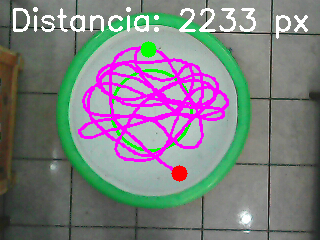
#> input picture trajectory_Escopolamina 1.png, 320 x 240 px
$ python -i tracker.py   (imports and definitions only)
#> lines starting #> are read from the running program, lines starting #| are printed output that depends on the picture; after the words box and inside, x2 and y2 are one past the last pixel; in counts of white or black regions, pixels touching at a corner belong together
import cv2
import numpy as np

# Ventana de frames al inicio de la grabación en que se monitorea la
# estabilidad de CSRT. Si hay más de _CSRT_MAX_REINITS re-inicializaciones
# en ese período, CSRT se desactiva para ese video.
_CSRT_CHECK_WINDOW = 80
_CSRT_MAX_REINITS  = 6


class MouseTracker:
	"""Detector híbrido MOG2 + CSRT para localizar la posición del ratón.

	Combina dos estrategias complementarias:

	- **MOG2** (fondo): detecta el ratón como el blob de primer plano más
	  grande dentro del área válida. Robusto para re-adquirir al ratón desde
	  cero, pero sensible a cambios bruscos de iluminación.
	- **CSRT** (objeto): tracker discriminativo que sigue al ratón frame a
	  frame usando características visuales. No depende del modelo de fondo,
	  por lo que es robusto a flashes de luz, pero puede derivar si el ratón
	  se queda quieto mucho tiempo.

	Lógica de combinación por frame:
	  1. MOG2 intenta detectar un blob válido (área, máscara, filtro de salto).
	  2. CSRT actualiza su posición.
	  3. Si MOG2 detecta → posición MOG2 es la definitiva. Si además CSRT
	     ha derivado más de ``csrt_reinit_dist`` píxeles, se re-inicializa.
	  4. Si MOG2 falla pero CSRT sigue → posición CSRT como fallback.
	  5. Si ambos fallan → interpola repitiendo la última posición conocida
	     hasta ``max_missing_frames``; después devuelve None.

	CSRT se inicializa en la primera detección válida de MOG2 (puede ocurrir
	durante el warmup) y usa el frame gris sin blur para preservar texturas.

	Attributes:
		bg (cv2.BackgroundSubtractorMOG2): Sustractor de fondo MOG2.
		kernel (np.ndarray): Kernel elíptico para open y dilate.
		_close_kernel (np.ndarray): Kernel fijo 5×5 para el close inicial.
		min_area (int): Área mínima en píxeles para contornos válidos.
		blur_size (int): Tamaño del GaussianBlur para MOG2. 0 = sin blur.
		max_jump (int): Distancia máxima entre detecciones consecutivas
			durante la grabación.
		max_missing_frames (int): Frames sin detección antes de devolver None.
		recording_lr (float): Learning rate del MOG2 durante la grabación.
		use_csrt (bool): Si False desactiva CSRT completamente (solo MOG2).
		csrt_reinit_dist (int): Distancia en píxeles entre MOG2 y CSRT a
			partir de la cual se re-inicializa CSRT.
		trajectory (list[tuple[int,int]]): Posiciones (x, y) grabadas.
		recording (bool): True si la grabación está activa.
		valid_mask (np.ndarray | None): Máscara binaria del laberinto.
		confirm_dist (int): Umbral de distancia (px) para clasificar un
			movimiento como "grande" y someterlo al filtro de confirmación.
			Se aplica tanto a posiciones de la trayectoria como a la decisión
			de re-inicializar CSRT desde MOG2.
		min_confirm_frames (int): Frames consecutivos requeridos para aceptar
			un movimiento grande o una re-inicialización de CSRT. Con el
			valor por defecto (2), un falso positivo de 1 frame queda
			silenciado sin introducir retardo perceptible en el tracking real.
	"""

	def __init__(
		self,
		min_area: int = 400,
		kernel_size: int = 5,
		blur_size: int = 0,
		max_jump: int = 100,
		max_missing_frames: int = 5,
		mog_history: int = 500,
		mog_threshold: int = 30,
		recording_lr: float = 0.002,
		use_csrt: bool = True,
		csrt_reinit_dist: int = 60,
		confirm_dist: int = 50,
		min_confirm_frames: int = 2,
	):
		"""Inicializa el tracker híbrido.

		Args:
			min_area: Área mínima en píxeles para considerar un contorno como
				el ratón. 400px² es suficientemente bajo para detectar ratones
				delgados; el filtro de confirmación y max_jump se encargan de
				rechazar el ruido pequeño que pueda pasar.
			kernel_size: Tamaño del elemento estructurante elíptico para open y dilate.
			blur_size: Tamaño del GaussianBlur aplicado antes de MOG2. 0 = sin blur.
				CSRT siempre recibe el frame sin blur.
			max_jump: Distancia máxima en píxeles entre detecciones consecutivas
				durante la grabación. Rechaza saltos que indican falso positivo.
			max_missing_frames: Frames sin detección antes de devolver None.
			mog_history: Frames que MOG2 usa para construir el modelo de fondo.
			mog_threshold: Umbral de varianza de MOG2 (varThreshold).
			recording_lr: Learning rate del MOG2 durante la grabación.
			use_csrt: Si True activa el fallback CSRT. Si False usa solo MOG2.
			csrt_reinit_dist: Distancia (px) entre MOG2 y CSRT que dispara
				una re-inicialización del tracker.
			confirm_dist: Movimientos más grandes que este valor (px) requieren
				confirmación en frames consecutivos antes de aceptarse.
			min_confirm_frames: Frames consecutivos requeridos para confirmar
				un movimiento grande o re-init de CSRT.
		"""
		self.bg = cv2.createBackgroundSubtractorMOG2(
			history=mog_history,
			varThreshold=mog_threshold,
			detectShadows=False,
		)
		self.kernel           = cv2.getStructuringElement(cv2.MORPH_ELLIPSE, (kernel_size, kernel_size))
		self._close_kernel    = cv2.getStructuringElement(cv2.MORPH_ELLIPSE, (5, 5))
		self.min_area         = min_area
		self.blur_size        = blur_size
		self.max_jump         = max_jump
		self.max_missing_frames = max_missing_frames
		self.recording_lr     = recording_lr
		self.use_csrt         = use_csrt
		self.csrt_reinit_dist = csrt_reinit_dist
		self.confirm_dist     = confirm_dist
		self.min_confirm_frames = min_confirm_frames

		self.trajectory: list                   = []
		self.recording: bool                    = False
		self._last_known_position: tuple | None = None
		self._missing_frames: int               = 0

		self.valid_mask: np.ndarray | None  = None
		self._border_mask: np.ndarray | None = None

		# CSRT solo activo durante grabación (no en warmup).
		self._csrt                   = None
		self._csrt_initialized: bool = False

		# Contadores para el auto-disable de CSRT (umbrales en constantes de módulo).
		self._csrt_reinit_count: int = 0
		self._csrt_check_frames: int = 0

		# Filtro de confirmación para posiciones de la trayectoria.
		self._candidate_pos: tuple | None = None
		self._candidate_frames: int       = 0

		# Filtro de confirmación para re-inicialización de CSRT.
		self._reinit_candidate_pos: tuple | None = None
		self._reinit_candidate_frames: int       = 0

	# ------------------------------------------------------------------
	# Configuración
	# ------------------------------------------------------------------

	# [14 lines left out: function set_valid_mask, not called in this run]

	def _get_active_mask(self, h: int, w: int) -> np.ndarray:
		"""Retorna la máscara activa para el frame actual.

		Si ``valid_mask`` está definida la usa directamente. Si no, construye
		una máscara con un margen de 20 px en cada borde para descartar
		artefactos de los bordes de la imagen.

		Args:
			h (int): Alto del frame en píxeles.
			w (int): Ancho del frame en píxeles.

		Returns:
			np.ndarray: Array uint8 con 255 en la zona válida.
		"""
		if self.valid_mask is not None:
			return self.valid_mask

		if self._border_mask is None or self._border_mask.shape != (h, w):
			m = 20
			self._border_mask = np.zeros((h, w), dtype=np.uint8)
			self._border_mask[m:h - m, m:w - m] = 255
		return self._border_mask

	# ------------------------------------------------------------------
	# Control de grabación
	# ------------------------------------------------------------------

	# [10 lines left out: function start_recording, not called in this run]

	# ------------------------------------------------------------------
	# Detección MOG2
	# ------------------------------------------------------------------

	def _mog2_detect(
		self,
		blur_frame: np.ndarray,
		active_mask: np.ndarray,
	) -> tuple:
		"""Ejecuta el pipeline MOG2 y devuelve el mejor candidato.

		Pipeline:
		  1. MOG2 con learning rate adaptado a la fase (warmup vs grabación).
		  2. Enmascara con ``active_mask`` para ignorar zonas fuera del laberinto.
		  3. Morfología: close 5×5 → open con kernel usuario → dilate ×2.
		  4. Entre los contornos válidos (área ≥ min_area, centroide en máscara)
		     elige el más cercano a ``_last_known_position``, o el más grande
		     si aún no hay posición de referencia.

		Args:
			blur_frame (np.ndarray): Frame en escala de grises, posiblemente
				con GaussianBlur aplicado.
			active_mask (np.ndarray): Máscara binaria de la zona válida.

		Returns:
			tuple: ``(pos, bbox, fgmask)`` donde:
			  - ``pos``: ``(cx, cy)`` del mejor contorno, o None.
			  - ``bbox``: ``(x, y, w, h)`` bounding rect del contorno, o None.
			  - ``fgmask``: máscara binaria procesada del frame.
		"""
		lr = self.recording_lr if self.recording else -1
		fgmask = self.bg.apply(blur_frame, learningRate=lr)

		fgmask = cv2.bitwise_and(fgmask, active_mask)
		fgmask = cv2.morphologyEx(fgmask, cv2.MORPH_CLOSE, self._close_kernel)
		fgmask = cv2.morphologyEx(fgmask, cv2.MORPH_OPEN,  self.kernel)
		fgmask = cv2.dilate(fgmask, self.kernel, iterations=2)

		cnts = cv2.findContours(fgmask, cv2.RETR_EXTERNAL, cv2.CHAIN_APPROX_SIMPLE)[0]
		if not cnts:
			return None, None, fgmask

		# Filtrar candidatos por área y por centroide dentro de la máscara
		candidates = []
		for c in cnts:
			if cv2.contourArea(c) < self.min_area:
				continue
			M = cv2.moments(c)
			if M["m00"] == 0:
				continue
			cx = int(M["m10"] / M["m00"])
			cy = int(M["m01"] / M["m00"])
			if active_mask[cy, cx] == 0:
				continue
			candidates.append((cx, cy, cv2.contourArea(c), c))

		if not candidates:
			return None, None, fgmask

		# Selección: más cercano a _last_known_position, o más grande
		if self._last_known_position is not None:
			lx, ly = self._last_known_position
			best = min(candidates, key=lambda c: (c[0] - lx) ** 2 + (c[1] - ly) ** 2)
		else:
			best = max(candidates, key=lambda c: c[2])

		cx, cy, _, cnt = best
		x, y, w, h = cv2.boundingRect(cnt)
		return (cx, cy), (x, y, w, h), fgmask

	# ------------------------------------------------------------------
	# CSRT
	# ------------------------------------------------------------------

	# [118 lines left out: functions _init_csrt, _update_csrt, _apply_confirmation, not called in this run]

	# ------------------------------------------------------------------
	# Loop principal
	# ------------------------------------------------------------------

	def locate(self, gray_frame: np.ndarray) -> tuple:
		"""Localiza la posición del ratón en un frame en escala de grises.

		Ejecuta el pipeline híbrido MOG2 + CSRT descrito en la clase.

		Args:
			gray_frame (np.ndarray): Frame en escala de grises.

		Returns:
			tuple[tuple[int,int] | None, np.ndarray]: Par ``(pos, fgmask)``
			donde ``pos`` es ``(x, y)`` o None, y ``fgmask`` es la máscara
			binaria de MOG2 procesada (útil para visualización).
		"""
		h, w = gray_frame.shape[:2]
		active_mask = self._get_active_mask(h, w)

		# Frame para MOG2 (con blur opcional) y para CSRT (sin blur siempre)
		blur_frame = (
			cv2.GaussianBlur(gray_frame, (self.blur_size, self.blur_size), 0)
			if self.blur_size > 0
			else gray_frame
		)

		# 1. Detección MOG2
		mog2_pos, mog2_bbox, fgmask = self._mog2_detect(blur_frame, active_mask)

		# 2. Actualización CSRT — solo durante grabación.
		#    Incrementar contador para la ventana de estabilidad.
		if self.recording:
			self._csrt_check_frames += 1

		csrt_pos = (
			self._update_csrt(gray_frame)
			if (self.use_csrt and self.recording)
			else None
		)

		# 3. Posición final: CSRT primario (suave), MOG2 para corrección.
		#
		# Prioridad de decisión:
		#   a) Ambos disponibles y de acuerdo  → CSRT (tracking continuo, sin jitter).
		#   b) Ambos disponibles y divergen    → aplicar confirmación antes de re-init
		#                                        CSRT: si MOG2 lleva N frames apuntando
		#                                        al mismo sitio se acepta; si no, se
		#                                        mantiene CSRT para evitar artefactos.
		#   c) Solo CSRT                        → CSRT (MOG2 perdido por ruido).
		#   d) Solo MOG2                        → MOG2 e inicializa CSRT (solo si graba).
		#   e) Ninguno                          → interpolar.
		#
		# La confirmación antes del re-init previene el artefacto de "teleportación":
		# un falso positivo puntual de MOG2 no re-inicializa CSRT en esa posición
		# ni crea una línea diagonal en la trayectoria.
		final_pos = None

		if csrt_pos is not None and mog2_pos is not None:
			drift = np.hypot(
				mog2_pos[0] - csrt_pos[0],
				mog2_pos[1] - csrt_pos[1],
			)
			if drift > self.csrt_reinit_dist:
				# Divergencia grande: ¿re-adquisición real o falso positivo de MOG2?
				# Bufferear la posición de MOG2 y solo aceptarla cuando se confirme
				# en min_confirm_frames frames consecutivos.
				if (
					self._reinit_candidate_pos is not None
					and np.hypot(
						mog2_pos[0] - self._reinit_candidate_pos[0],
						mog2_pos[1] - self._reinit_candidate_pos[1],
					) < self.confirm_dist
				):
					self._reinit_candidate_frames += 1
					self._reinit_candidate_pos = mog2_pos  # actualizar al centroide más reciente
				else:
					# Nuevo candidato (o el candidato anterior cambió de lugar)
					self._reinit_candidate_pos    = mog2_pos
					self._reinit_candidate_frames = 1

				if self._reinit_candidate_frames >= self.min_confirm_frames:
					# Confirmado: re-inicializar CSRT y confiar en MOG2
					if mog2_bbox is not None:
						self._init_csrt(gray_frame, mog2_bbox)
					self._reinit_candidate_pos    = None
					self._reinit_candidate_frames = 0
					final_pos = mog2_pos
				else:
					# Aún no confirmado: mantener CSRT para evitar la línea diagonal
					final_pos = csrt_pos
			else:
				# Acuerdo entre CSRT y MOG2: CSRT es más suave, usarlo
				self._reinit_candidate_pos    = None
				self._reinit_candidate_frames = 0
				final_pos = csrt_pos

		elif csrt_pos is not None:
			# MOG2 falló (ruido de fondo); CSRT sigue al ratón sin problema
			self._reinit_candidate_pos    = None
			self._reinit_candidate_frames = 0
			final_pos = csrt_pos

		elif mog2_pos is not None:
			# CSRT no está listo o se perdió; usar MOG2 e inicializar CSRT.
			# CSRT solo se inicializa durante la grabación (no en el warmup).
			final_pos = mog2_pos
			if self.use_csrt and mog2_bbox is not None and not self._csrt_initialized and self.recording:
				self._init_csrt(gray_frame, mog2_bbox)

		if final_pos is None:
			return self._interpolate(fgmask)

		# 5. Filtro de salto — solo durante grabación, basado en trayectoria.
		#    Rechaza teleportaciones grandes (>max_jump) que indican falso positivo
		#    lejano o bug del CSRT. El filtro de confirmación (paso 6) cubre los
		#    falsos positivos cercanos que este filtro no alcanza.
		if self.recording and self.trajectory:
			last = self.trajectory[-1]
			if np.hypot(final_pos[0] - last[0], final_pos[1] - last[1]) > self.max_jump:
				return self._interpolate(fgmask)

		# 6. Actualizar estado
		if self.recording:
			# Filtro de confirmación: movimientos grandes se bufferean hasta
			# que se confirmen en min_confirm_frames frames consecutivos.
			# Movimientos pequeños (<confirm_dist) se aceptan de inmediato.
			confirmed = self._apply_confirmation(final_pos)
			if confirmed is None:
				# Posición aún pendiente de confirmación: repetir última conocida
				# para no introducir un punto falso en la trayectoria.
				return self._interpolate(fgmask)
			self.trajectory.append(confirmed)
			self._last_known_position = confirmed
			self._missing_frames = 0
			return confirmed, fgmask

		# Durante warmup: actualizar ancla para que MOG2 seleccione por
		# proximidad desde el primer frame grabado, pero sin tocar la trayectoria.
		self._last_known_position = final_pos
		return None, fgmask

	# ------------------------------------------------------------------
	# Interpolación
	# ------------------------------------------------------------------

	# [40 lines left out: functions _interpolate, get_total_distance, not called in this run]

>>> import cv2
>>> picture = cv2.imread('../trajectory_Escopolamina 1.png', cv2.IMREAD_GRAYSCALE)
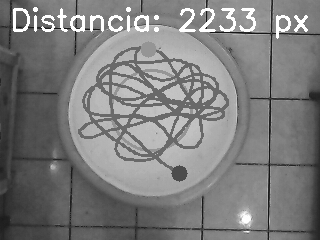
#> picture: shape (240, 320); min 18, max 255, mean 125.4
>>> result = MouseTracker().locate(picture)
#> in _mog2_detect, `fgmask = self.bg.apply(blur_frame, learningRate=lr)`: fgmask: shape (240, 320); every value is 255
#> in _mog2_detect, `fgmask = cv2.bitwise_and(fgmask, active_mask)`:
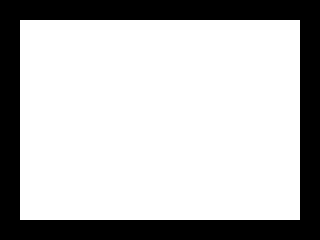
#> fgmask: shape (240, 320); 72.9% white; 1 black region, box (x1, y1, x2, y2) and area: (0, 0, 320, 240) 20800
#> in _mog2_detect, `fgmask = cv2.morphologyEx(fgmask, cv2.MORPH_OPEN,  self.kernel)`: fgmask: shape (240, 320); 72.9% white; 1 black region, box (x1, y1, x2, y2) and area: (0, 0, 320, 240) 20808
#> in _mog2_detect, `fgmask = cv2.dilate(fgmask, self.kernel, iterations=2)`:
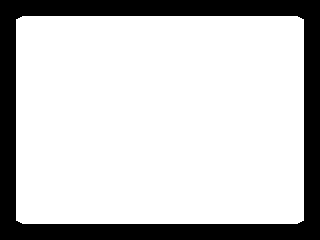
#> fgmask: shape (240, 320); 77.9% white; 1 black region
#> in _mog2_detect, `cnts = cv2.findContours(fgmask, cv2.RETR_EXTERNAL, cv2.CHAIN_APPROX_SI..`: cnts = 1 contour; box (x1, y1, x2, y2) and area: (16, 16, 304, 224) 59367
#> the loop in _mog2_detect, `for c in cnts:` made 1 pass
#> (cx, cy) on pass 1: (159, 119)
#> after the loop in _mog2_detect, `for c in cnts:`: candidates = 1 item
#> in _mog2_detect, `best = max(candidates, key=lambda c: c[2])`: best = 4 items, first 4: 159, 119, 59367, contour of 28 points, box (x1, y1, x2, y2) (16, 16, 304, 224), area 59367
#> in _mog2_detect, `cx, cy, _, cnt = best`: cnt = contour of 28 points, box (x1, y1, x2, y2) (16, 16, 304, 224), area 59367
#> in _mog2_detect, `x, y, w, h = cv2.boundingRect(cnt)`: x = 16; w = 288; h = 208
#> in locate, `mog2_pos, mog2_bbox, fgmask = self._mog2_detect(blur_frame, active_mask)`: mog2_pos = (159, 119); mog2_bbox = (16, 16, 288, 208)
#> in locate, `final_pos = mog2_pos`: final_pos = (159, 119)

$ run again, on trajectory_Mice maze experiment.png
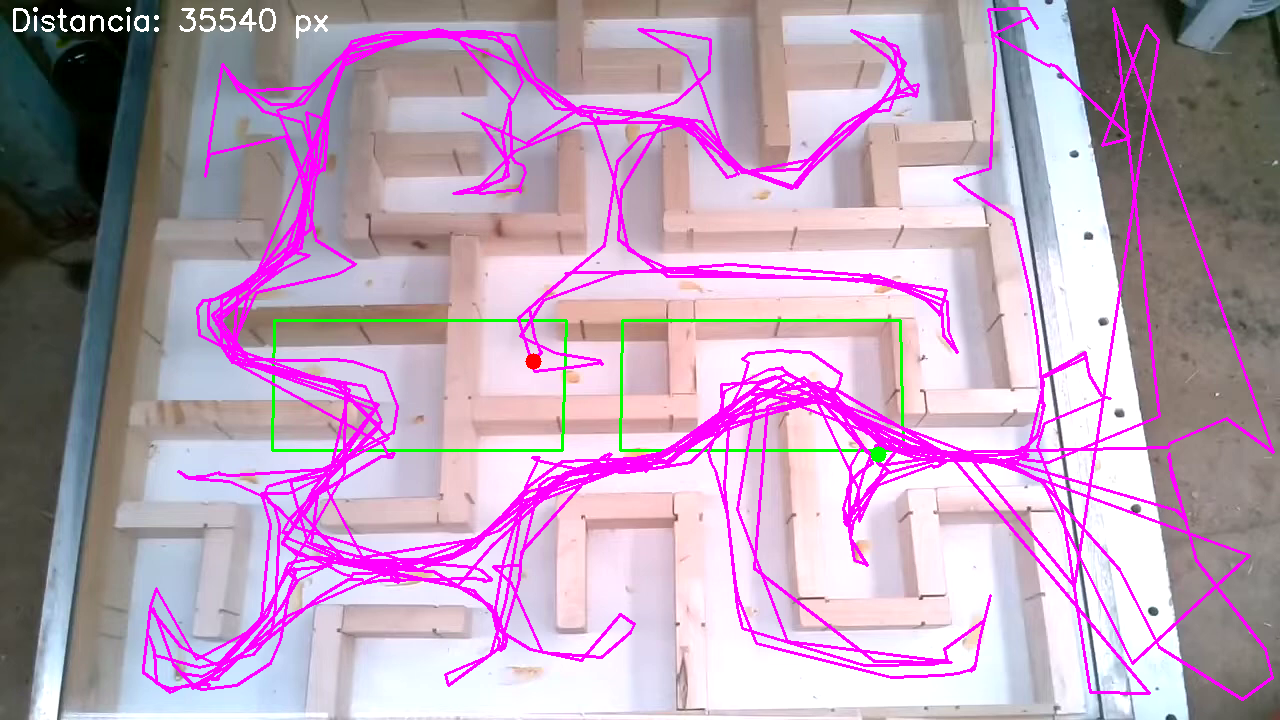
#> input picture trajectory_Mice maze experiment.png, 1280 x 720 px
#> in _mog2_detect, `fgmask = cv2.bitwise_and(fgmask, active_mask)`:
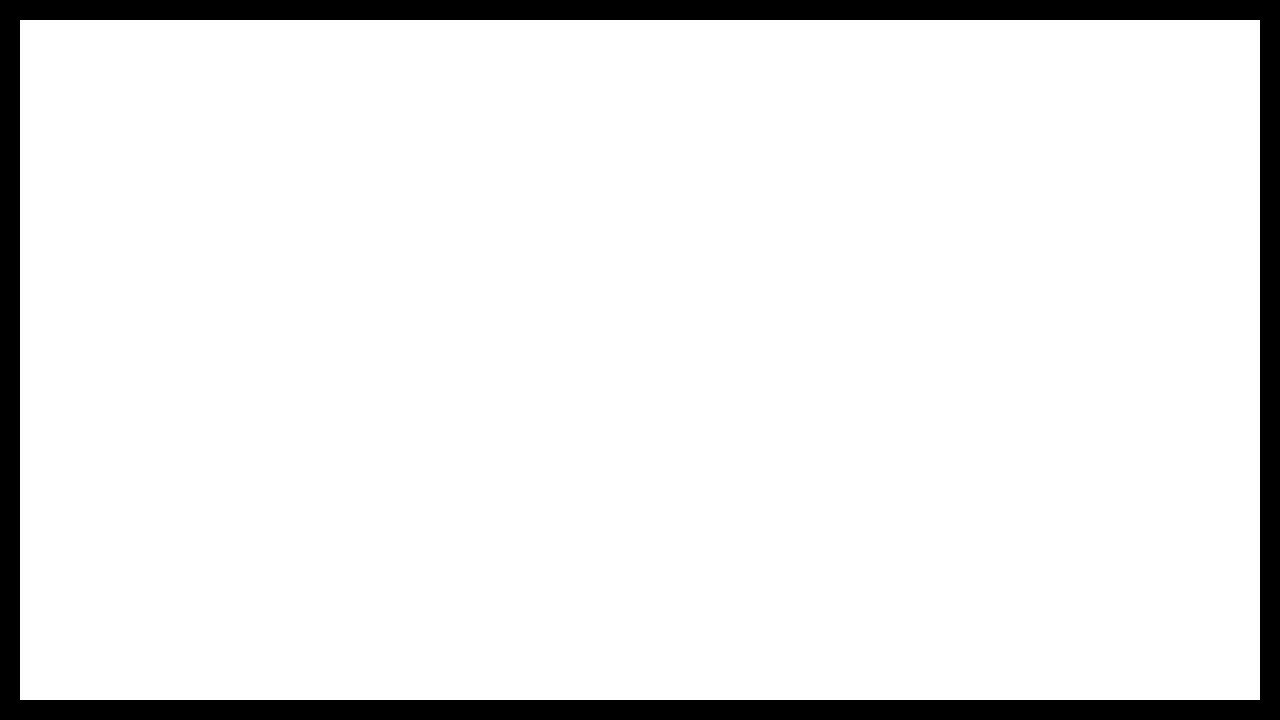
#> fgmask: shape (720, 1280); 91.5% white; 1 black region, box (x1, y1, x2, y2) and area: (0, 0, 1280, 720) 78400
#> in _mog2_detect, `fgmask = cv2.dilate(fgmask, self.kernel, iterations=2)`:
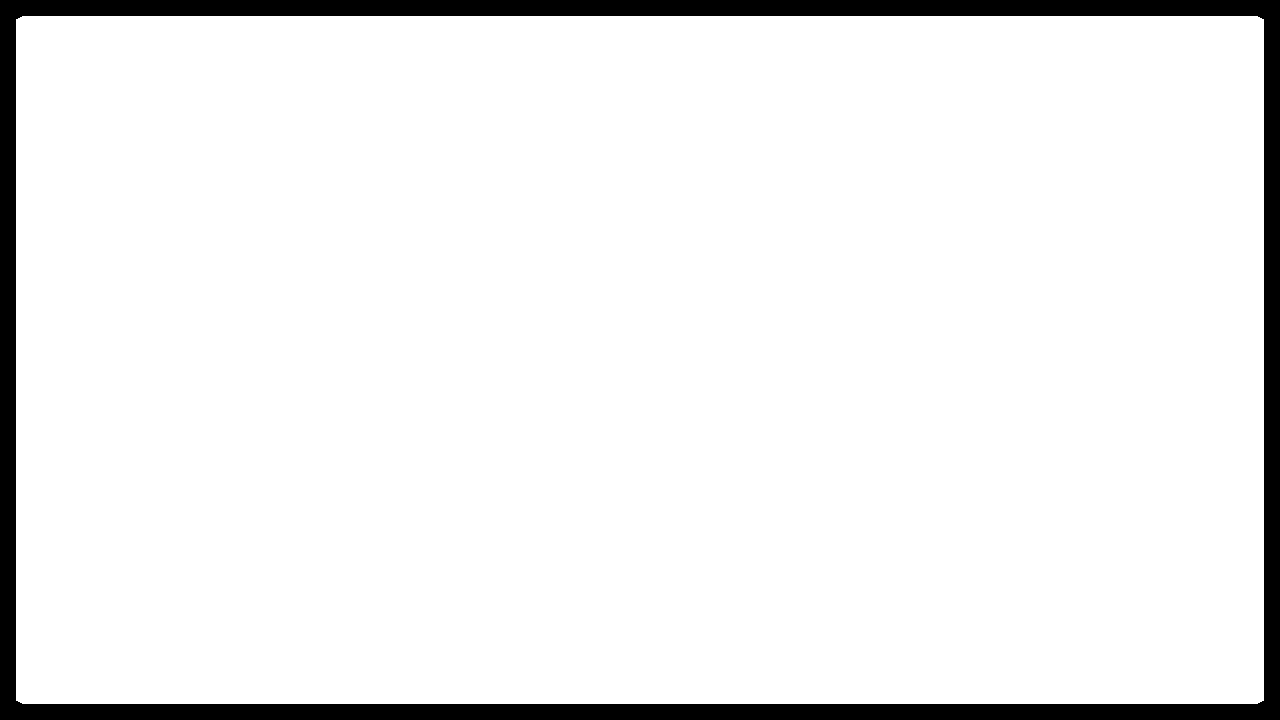
#> fgmask: shape (720, 1280); 93.2% white; 1 black region
#> cnts = 1 contour; box (x1, y1, x2, y2) and area: (16, 16, 1264, 704) 856647
#> the loop in _mog2_detect, `for c in cnts:` made 1 pass
#> (cx, cy) on pass 1: (639, 359)
#> after the loop in _mog2_detect, `for c in cnts:`: candidates = 1 item
#> best = 4 items, first 4: 639, 359, 856647, contour of 28 points, box (x1, y1, x2, y2) (16, 16, 1264, 704), area 856647
#> cnt = contour of 28 points, box (x1, y1, x2, y2) (16, 16, 1264, 704), area 856647
#> in _mog2_detect, `x, y, w, h = cv2.boundingRect(cnt)`: x = 16; w = 1248; h = 688
#> mog2_pos = (639, 359); mog2_bbox = (16, 16, 1248, 688)
#> final_pos = (639, 359)
